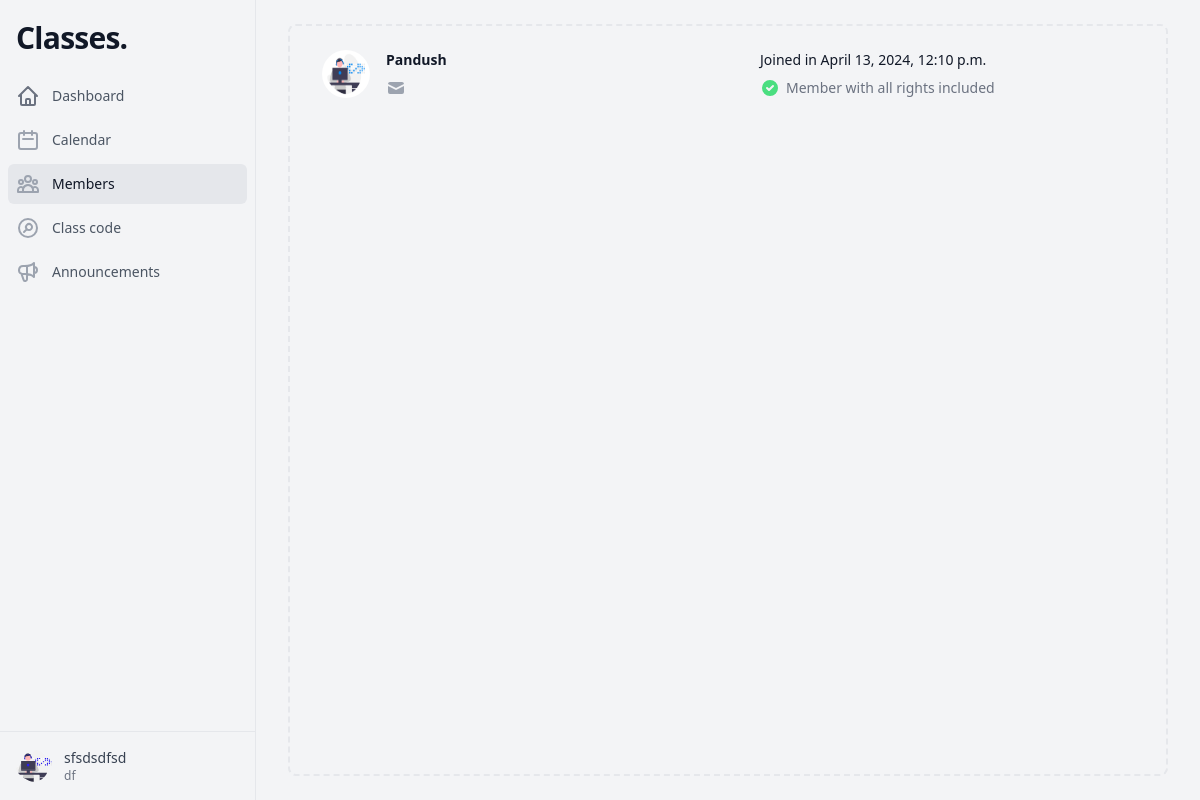
/class/167/members/ (signed in), run on the app's committed database.
### main/models.py (models this page shows, shortened)
class Class(models.Model):
    creator = models.ForeignKey(
        User, related_name="created_classes", on_delete=models.CASCADE
    )
    name = models.CharField(max_length=255)
    section = models.CharField(max_length=255, blank=True, null=True)
    subject = models.CharField(max_length=255, blank=True, null=True)
    room = models.CharField(max_length=255, blank=True, null=True)
    class_photo = models.ImageField(upload_to="class_files/")
    code = models.CharField(max_length=8, unique=True)

class ClassMembership(models.Model):
    member = models.ForeignKey(
        User, related_name="class_memberships", on_delete=models.CASCADE
    )
    specific_class = models.ForeignKey(
        Class, related_name="memberships", on_delete=models.CASCADE
    )
    join_date = models.DateTimeField(default=timezone.now)
    class Meta:
        unique_together = ["member", "specific_class"]

class Avatar(models.Model):
    user = models.OneToOneField(User, on_delete=models.CASCADE)
    image = models.ImageField(upload_to="avatars/")

### main/views.py (the view)
# urls.py: path('class/<int:pk>/members/', views.class_members, name='class_members'),
@login_required(login_url="login_view")
def class_members(request, pk):
    my_class = get_object_or_404(Class, pk=pk)
    class_memberships = ClassMembership.objects.filter(specific_class=my_class)
    return render(request, 'class_members.html', {'class': my_class, 'class_memberships': class_memberships})

### main/templates/class_members.html (shortened to what this page needs)
{% load static %}
<!DOCTYPE html>
<html lang="en" class="h-full bg-gray-100">
  <head>
    <script src="https://cdn.tailwindcss.com"></script>
  </head>
  <body class="h-full overflow-hidden">
    <div class="h-full flex">
      <div class="hidden lg:flex lg:flex-shrink-0">
        <div class="flex flex-col w-64">
          <div class="flex-1 flex flex-col min-h-0 border-r border-gray-200 bg-gray-100">
            <div class="flex-1 flex flex-col pt-5 pb-4 overflow-y-auto">
              <a href="{% url 'classes' %}" class="flex items-center flex-shrink-0 px-4">
                <h1 class="text-3xl font-extrabold tracking-tight text-gray-900   max-w-3xl overflow-hidden ">Classes.</h1>
              </a>
              <nav class="mt-5 flex-1" aria-label="Sidebar">
                <div class="px-2 space-y-1">
                  <a data-class-pk="{{ class.pk }}" class="dashboard-button cursor-pointer text-gray-600 group flex items-center px-2 py-2 text-sm font-medium rounded-md">
                    Dashboard
                  </a>
                  <a  data-class-pk="{{ class.pk }}" class="class-calendar cursor-pointer text-gray-600 hover:bg-gray-50 hover:text-gray-900 group flex items-center px-2 py-2 text-sm font-medium rounded-md">
                    Calendar
                </a>
                  <a data-class-pk="{{ class.pk }}" class="members-button bg-gray-200 cursor-pointer text-gray-900 hover:bg-gray-50 hover:text-gray-900 group flex items-center px-2 py-2 text-sm font-medium rounded-md">
                    Members
                  </a>
                  <a data-class-pk="{{ class.pk }}" class="cursor-pointer class-code-button text-gray-600 hover:bg-gray-50 hover:text-gray-900 group flex items-center px-2 py-2 text-sm font-medium rounded-md">
                    Class code
                  </a>
                  <a data-class-pk="{{ class.pk }}" class="class-announcements cursor-pointer class-code-button text-gray-600 hover:bg-gray-50 hover:text-gray-900 group flex items-center px-2 py-2 text-sm font-medium rounded-md">
                    Announcements
                  </a>
                </div>
              </nav>
            </div>
            <div class="flex-shrink-0 flex border-t border-gray-200 p-4 overflow-y-auto">
                <div class="flex items-center overflow-y-auto">
                  <div>
                    <img class="inline-block h-9 w-9 rounded-full" src="{{class.class_photo.url}}" alt="">
                  </div>
                  <div class="ml-3">
                    <p class="text-sm font-medium text-gray-700 group-hover:text-gray-900">{{class.name}}</p>
                    <p class="text-xs font-medium text-gray-500 group-hover:text-gray-700">{{class.subject}}</p>
                  </div>
                </div>
            </div>
          </div>
        </div>
      </div>
      <div class="flex flex-col min-w-0 flex-1 overflow-hidden">
        <div class="flex-1 relative z-0 flex overflow-hidden">
          <main class="flex-1 relative z-0 overflow-y-auto focus:outline-none">
            <div class="absolute inset-0 py-6 px-4 sm:px-6 lg:px-8">
              <div class="h-full border-2 border-gray-200 border-dashed rounded-lg">
              <div class="bg-gray-100 overflow-hidden sm:rounded-md p-2">
                <ul role="list" class="divide-y divide-gray-200">
                  {% for membership in class_memberships %}
                  <li>
                    <a  class="block hover:bg-gray-50">
                      <div class="flex items-center px-4 py-4 sm:px-6">
                        <div class="min-w-0 flex-1 flex items-center">
                          <div class="flex-shrink-0">
                            <img class="h-12 w-12 rounded-full" src="{{membership.member.avatar.image.url}}" alt="">
                          </div>
                          <div class="min-w-0 flex-1 px-4 md:grid md:grid-cols-2 md:gap-4">
                            <div>
                              <p class="text-sm font-bold text-gray-900 truncate">{{ membership.member.username }}</p>
                              <p class="mt-2 flex items-center text-sm text-gray-500">
                                <svg class="flex-shrink-0 mr-1.5 h-5 w-5 text-gray-400" xmlns="http://www.w3.org/2000/svg" viewBox="0 0 20 20" fill="currentColor" aria-hidden="true">
                                  <path d="M2.003 5.884L10 9.882l7.997-3.998A2 2 0 0016 4H4a2 2 0 00-1.997 1.884z" />
                                  <path d="M18 8.118l-8 4-8-4V14a2 2 0 002 2h12a2 2 0 002-2V8.118z" />
                                </svg>
                              </p>
                            </div>
                            <div class="hidden md:block">
                              <div>
                                <p class="text-sm text-gray-900">
                                  Joined in
                                  <time datetime="2020-01-07">{{membership.join_date}}</time>
                                </p>
                                <p class="mt-2 flex items-center text-sm text-gray-500">
                                  Member with all rights included
                                </p>
                              </div>
                            </div>
                          </div>
                        </div>
                      </div>
                    </a>
                  </li>
                  {% endfor %}
                </ul>
              </div>
              </div>
            </div>
          </main>
        </div>
      </div>
    </div>
  </body>
</html>

### data on the page
Class: class_photo (picture), name "sfsdsdfsd", subject "df"
ClassMembership: member.avatar.image (picture), member.username "Pandush", join_date "April 13, 2024, 12:10 p.m."
